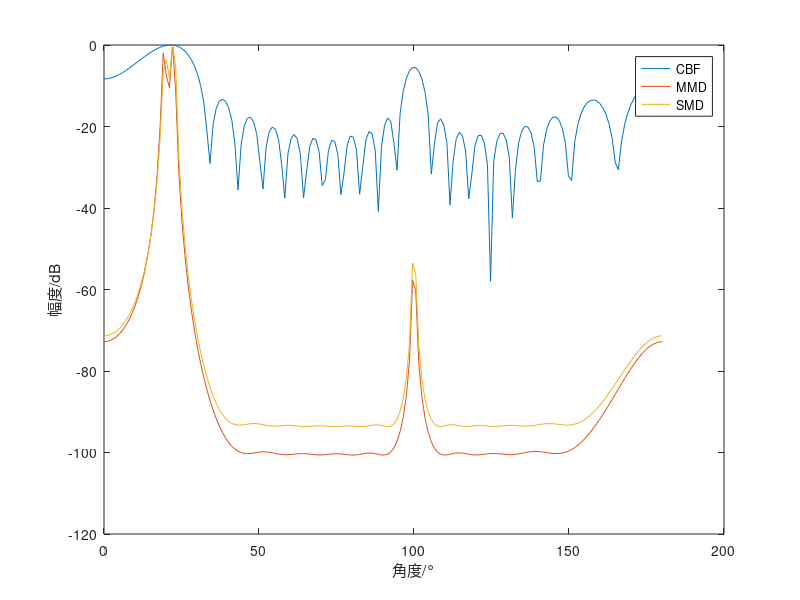

Recreate this plot in MATLAB.
%% 矩阵分解 MD算法
close all; clc; clear;
%%
c = 1500;
M = 20;                             %阵元数
m = 12;
p = M-m+1;
f0 = 500;
N_x = 4096;                         %信号长度
T = 1;
t = 0:1/N_x:T-1/N_x;                %信号时间
fs = N_x;                           %快拍数
l = c / f0;                         %信号波长  
d = 0.5*l;                          %阵元间距
Theta=[20 23 100];                  %两个信号的入射角度
source_number = length(Theta);      %信元数
f = fs/N_x*(0:N_x-1);               %具体频点
fl = f0; fh = f0;
%% 生成信号
rng('default');
sig1 = cos(2*pi*f0* (t - d*(0:M-1)'*cosd(Theta(1)) / c));   % 目标信号
sig2 = cos(2*pi*f0* (t - d*(0:M-1)'*cosd(Theta(2)) / c));   
sig3 = cos(2*pi*f0* (t - d*(0:M-1)'*cosd(Theta(3)) / c)); 
noise = randn(M,length(sig1));                              % 均值为0，方差为1的高斯白噪声
snr = 10;
SNR1 = 10^(snr / 10);  SNR2 = 10^(snr / 10); SNR3 = 10^(snr/10);
P1 = mean(sig1.^2);  P2 = mean(sig2.^2); P3 = mean(sig3.^2);                 % 计算信号功率
PN1 = P1 / SNR1;       PN2 = P2 / SNR2;  PN3 = P3 / SNR3;                  % 计算所需的噪声功率
noise_scale1 = sqrt(PN1 / mean(noise.^2));                  % 计算噪声缩放因子
noise_scale2 = sqrt(PN2 / mean(noise.^2));
noise_scale3 = sqrt(PN3 / mean(noise.^2));
sig1 = sig1 + noise_scale1*noise;
sig2 = sig2 + noise_scale2*noise;
sig3 = sig3 + noise_scale3*noise;
Sig = sig1 + sig2 + sig3;
% Sig = sig1 + sig2;
%% DOA估计
theta = linspace(0,180,180);
x = fft(Sig').';
N = 14;                         % 平滑后子阵数量
sub_M = M-N+1;                  % 子阵阵元数
for i = 1 : length(theta)
    for j = find(f>=fl & f<=fh)
        R = x(:,j) * x(:,j)' / N_x;
        atheta = exp(-1j*(0:M-1)'*2*pi*d*f(j)*cosd(theta(i))/c);
        atheta1 = exp(-1j*(0:m-1)'*2*pi*d*f(j)*cosd(theta(i))/c);
        atheta2 = exp(-1j*(0:N-1)'*2*pi*d*f(j)*cosd(theta(i))/c);
        %% MMD
        l0 = M-m-1;
        J1 = fliplr(eye(M)); J2 = fliplr(eye(m));
        for ii = 0:l0
            Rm1(:,ii*M+1:(ii+1)*M) = R(ii+1:ii+m,:);
            Rm1(:,(ii+l0+1)*M+1:(ii+l0+2)*M) = J2 * conj(R(ii+1:ii+m,:)) * J1;
        end
        [U,S,V] = svd(Rm1);
        Un1 = U(:,source_number+1:end);
        %% SMD
        Rx1 = zeros(N,N);
        for ii = 1:sub_M   
            Rx1 = Rx1 + R(ii:ii+N-1, ii:ii+N-1);
        end
        R1 = Rx1 / sub_M;

        RR = J1*conj(R)*J1;
        Rx2 = zeros(N,N);
        for ii = 1:sub_M
            Rx2 = Rx2 + RR(ii:ii+N-1, ii:ii+N-1);
        end
        R2 = Rx2 / sub_M;
        Rm2 = [R1 R2];
        [U,S,V] = svd(Rm2);
        Un2 = U(:,source_number+1:end);

        p_cbf(i,j) = atheta'*x(:,j);
        p_mmd(i,j) = 1 / (atheta1'*Un1*Un1'*atheta1);
        p_smd(i,j) = 1 / (atheta2'*Un2*Un2'*atheta2);
        
    end
end

P_cbf = sum(p_cbf.' .* conj(p_cbf.')) / length(find(f>=fl & f<=fh)); 
P_mmd = sum(p_mmd.' .* conj(p_mmd.')) / length(find(f>=fl & f<=fh));
P_smd = sum(p_smd.' .* conj(p_smd.')) / length(find(f>=fl & f<=fh));

%% 画图
figure;
plot(theta,10*log10(P_cbf/max(P_cbf)));
hold on;
plot(theta,10*log10(P_mmd/max(P_mmd)));
plot(theta,10*log10(P_smd/max(P_smd)));
legend('CBF','MMD','SMD');
xlabel('角度/°');ylabel('幅度/dB');


